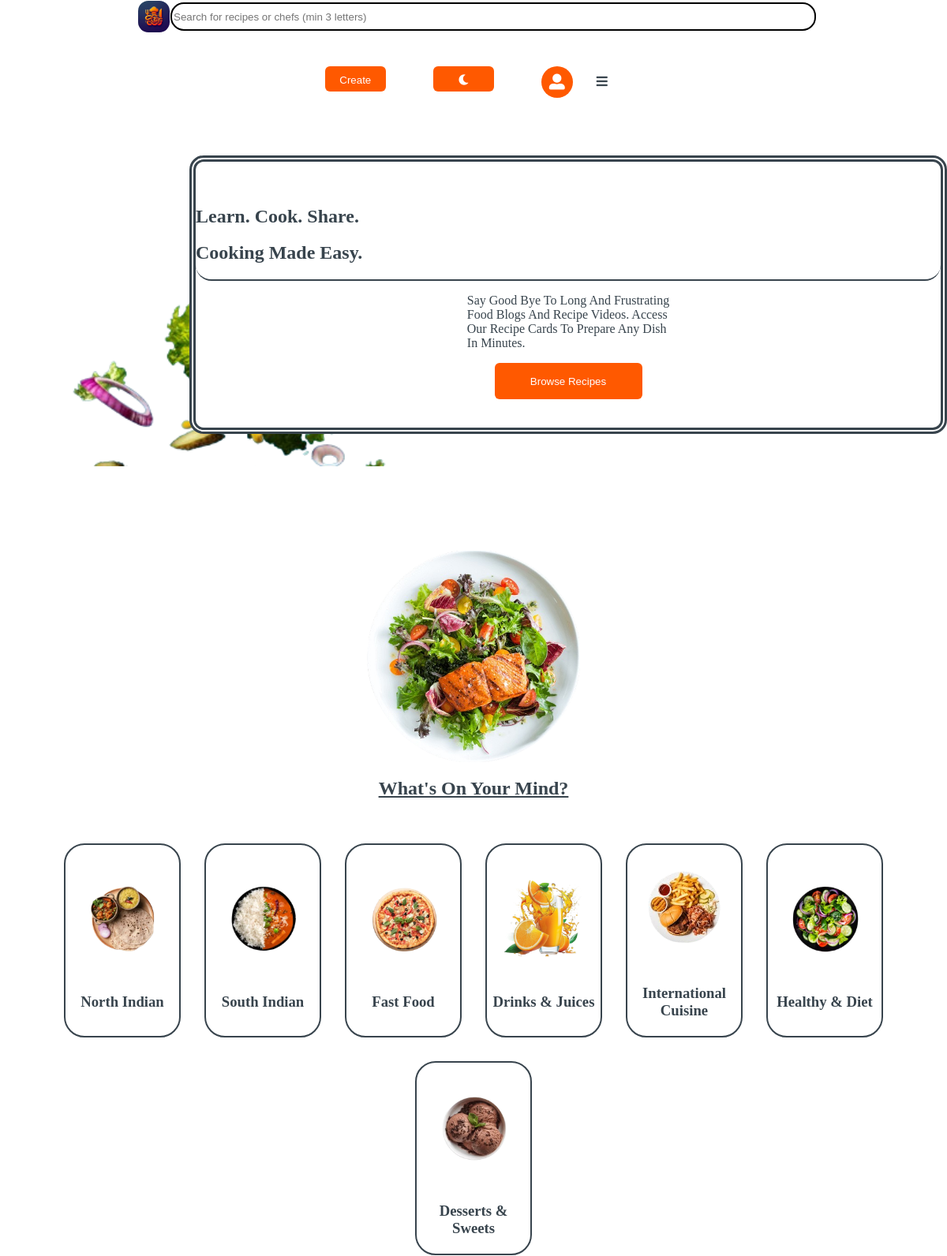
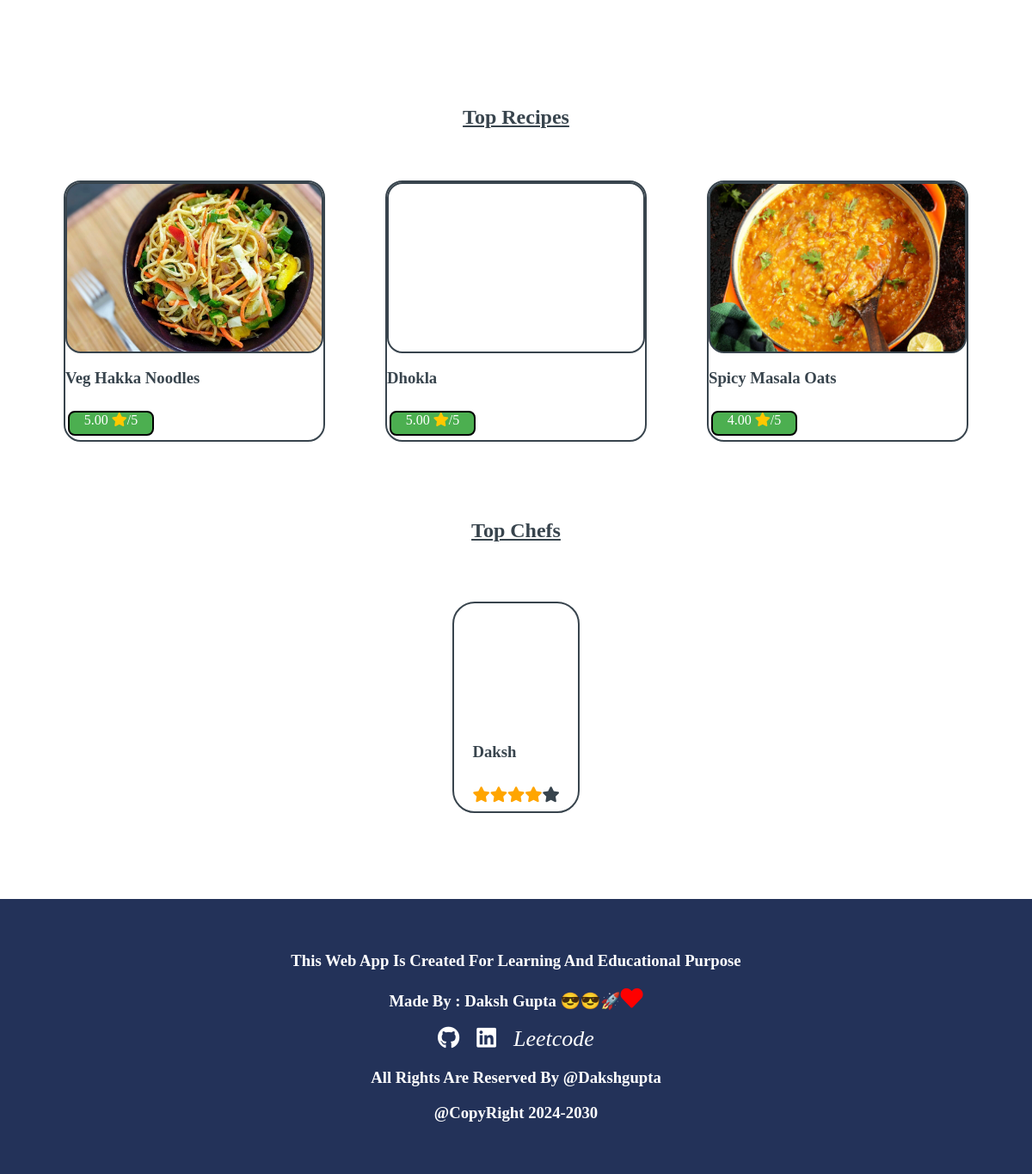
Screenshot of / (signed in) with the database file from the repository (2 pictures, top to bottom).
### RecipeApp/models.py (models this page shows)
class Recipe(models.Model):
    user = models.ForeignKey(User, on_delete=models.CASCADE)
    chef=models.ForeignKey(Chefsprofile, on_delete=models.CASCADE)
    recipe_id = models.UUIDField(primary_key=True, default=uuid.uuid4, editable=False)
    recipe_image = models.ImageField(upload_to=recipe_image_path, default='recipe_images/default_recipe_image.jpg')
    title = models.CharField(max_length=100)
    created_at = models.DateTimeField(auto_now_add=True)
    def average_rating(self):
        average = RecipeRating.objects.filter(recipe=self).aggregate(Avg('rating'))
        return average['rating__avg'] or 0

class Chefsprofile(models.Model):
    user = models.OneToOneField(User, on_delete=models.CASCADE)
    chef_id = models.UUIDField( default=uuid.uuid4, editable=False)
    chef_image = models.ImageField(upload_to=chefsImagePath, default='chefs_images/default_chef_image.jpg')
    name = models.CharField(max_length=100)
    username = models.CharField(primary_key=True, max_length=100,unique=True)
    description=models.TextField(null=True)
    tags=models.CharField(max_length=100,null=True)
    def average_rating(self):
        return self.chefrating_set.aggregate(Avg('rating'))['rating__avg']

### RecipeApp/views.py (the view)
# urls.py: path('', views.index, name='home'),
def index(request):
    chefs = Chefsprofile.objects.all()
    allchefsWithReating = []
    for chef in chefs:
        allchefsWithReating.append({
            'chef': chef,
            'average_rating': chef.average_rating(),
        })
    top_chefs = sorted(allchefsWithReating, key=lambda x: x['average_rating'] if x['average_rating'] is not None else float('-inf'), reverse=True)[:5]
    recipes = Recipe.objects.all()
    allrecipesWithReating = []
    for recipe in recipes:
        if request.user.is_authenticated:
            is_favorited = RecipeFavourite.objects.filter(user=request.user, recipe=recipe, like=True).exists()
        else:
            is_favorited =False
        allrecipesWithReating.append({
            'recipe': recipe,
            'average_rating': recipe.average_rating(),
            'is_favorited': is_favorited,
        })
    top_recipes = sorted(allrecipesWithReating, key=lambda x: x['average_rating'] if x['average_rating'] is not None else float('-inf'), reverse=True)[:3]
    return render(request,'index.html',{'top_chefs': top_chefs , 'top_recipes':top_recipes })

### templates/index.html
{% extends 'base.html' %}
{% block body %}
{% load static %}
<section class=" firstsection " id="Home">
  <div class="home-box">
    <div class="main-text-box">
      <div class="center-box">
        <div class="heading">
          <h1>Learn. Cook. Share.</h1>
          <h1>Cooking Made Easy.</h1>
        </div>
        <p class="typing-effect">Say good bye to long and frustrating<br>
          food blogs and recipe videos. Access
          <br> our recipe cards to prepare any dish<br>
          in minutes.
        </p>
        <Button style="height: 46px; width: 187px;" onclick="location.href='{% url 'Recipespage' %}'" id="signupbutton"
          class="btn">Browse Recipes</Button>
      </div>
    </div>
    <div class="rotate-img-box">
      <div class="img-box">
        <img src="{% static '/images/rotatingimage.png' %}" class="rotate" />
      </div>
    </div>
  </div>
</section>
<section class="section2">
  <div class="category ">
    <h1 style="text-decoration-line: underline;">What's on your mind?</h1><br><br>
    <div class="categorydiv">
      <a href="{% url 'Recipespage' %}?category=North_Indian">
        <div class="category-box-main">
          <div class="category-img-box">
            <img style=" width: 80%;" src="{% static '/images/northIndian.png' %}" alt="no images" />
          </div>
          <div class="category-title">
            <h3 style="text-align: center;">North Indian</h3>
          </div>
        </div>
      </a>
      <a href="{% url 'Recipespage' %}?category=South_Indian">
        <div class="category-box-main">
          <div class="category-img-box">
            <img style=" width: 80%;" src="{% static '/images/southIndian.png' %}" alt="no images" />
          </div>
          <div class="category-title">
            <h3 style="text-align: center;">South Indian</h3>
          </div>
        </div>
      </a>
      <a href="{% url 'Recipespage' %}?category=Fast_Food">
        <div class="category-box-main">
          <div class="category-img-box">
            <img style=" width: 80%;" src="{% static '/images/fastFood.png' %}" alt="no images" />
          </div>
          <div class="category-title">
            <h3 style="text-align: center;">Fast Food</h3>
          </div>
        </div>
      </a>
      <a href="{% url 'Recipespage' %}?category=Drinks_Juices">
        <div class="category-box-main">
          <div class="category-img-box">
            <img style=" width: 80%;" src="{% static '/images/juice.png' %}" alt="no images" />
          </div>
          <div class="category-title">
            <h3 style="text-align: center;">Drinks & Juices</h3>
          </div>
        </div>
      </a>
      <a href="{% url 'Recipespage' %}?category=International_Cuisine">
        <div class="category-box-main">
          <div class="category-img-box">
            <img style=" width: 80%;" src="{% static '/images/international.png' %}" alt="no images" />
          </div>
          <div class="category-title">
            <h3 style="text-align: center;">International Cuisine</h3>
          </div>
        </div>
      </a>
      <a href="{% url 'Recipespage' %}?category=Healthy_Diet">
        <div class="category-box-main">
          <div class="category-img-box">
            <img style=" width: 80%;" src="{% static '/images/healthy.png' %}" alt="no images" />
          </div>
          <div class="category-title">
            <h3 style="text-align: center;">Healthy & Diet</h3>
          </div>
        </div>
      </a>
      <a href="{% url 'Recipespage' %}?category=Desserts_Sweets">
        <div class="category-box-main">
          <div class="category-img-box">
            <img style=" width: 80%;" src="{% static '/images/sweet.png' %}" alt="no images" />
          </div>
          <div class="category-title">
            <h3 style="text-align: center;">Desserts & Sweets</h3>
          </div>
        </div>
      </a>
    </div>
  </div>
  <div id="top-recipe-box-main" class="top-recipe-box-main">
    <h1 style="text-decoration-line: underline;">Top Recipes</h1>
    <div class="top-recipe-box">
      {% if top_recipes %}
      {% for item in top_recipes %}
      <div class="recipebox">
        <a href="{% url 'recipe_detail' item.recipe.pk %}" class="recipe-link">
          <div class="img-container"
            style="background-image: url('{{ MEDIA_URL }}{{ item.recipe.recipe_image.url }}');">
          </div>
          <div class="title-container">
            <h3><b>{{ item.recipe.title }}</b></h3><br>
            <div class="ratingdiv">
              {% if item.average_rating != 0 %}
              {{ item.average_rating|floatformat:2 }}
              <i class="fa fa-star" style="color: #ffc800;"></i>/5
              {% else %}
                No Rating
              {% endif %}
            </div>
          </div>
        </a>
      </div>
      {% endfor %}
      {% else %}
      <h1>No recipes</h1>
      {% endif %}
    </div>
  </div>
  <div id="top-chefs" class="top-chefs">
    <h1 style="text-decoration-line: underline;">Top chefs</h1>
    <div class="top-chef-box-main">
      {% for chefs in top_chefs %}
      <a href="{% url 'chefs_profile' chefs.chef.username %}">
        <div class="top-chef-box">
          <div class="top-chef-img" style="background-image: url('{{ MEDIA_URL }}{{ chefs.chef.chef_image.url }}');">
          </div>
          <div class="top-chef-name">
            <h3>{{ chefs.chef.username }}</h3>
            <div class="star-rating">
              {% if chefs.average_rating is not None %}
              <span style="font-size: large;"
                class="fa fa-star{% if chefs.average_rating >= 1%} checked {% endif %}"></span>
              <span style="font-size: large;"
                class="fa fa-star{% if chefs.average_rating >= 2%} checked {% endif %}"></span>
              <span style="font-size: large;"
                class="fa fa-star{% if chefs.average_rating >= 3%} checked {% endif %}"></span>
              <span style="font-size: large;"
                class="fa fa-star{% if chefs.average_rating >= 4%} checked {% endif %}"></span>
              <span style="font-size: large;"
                class="fa fa-star{% if chefs.average_rating >= 5%} checked {% endif %}"></span>
              {% else %}
              <h6>No rating</h6>
              {% endif %}
            </div>
          </div>
        </div>
      </a>
      {% endfor %}
    </div>
  </div>
</section>
{% endblock body %}

### static/css/style.css (style rules this page uses)
body { --body-color: #38444d; --bg-color: white; background-color: var(--bg-color); text-transform: capitalize; margin: 0; padding: 0; }
html { scroll-behavior: smooth; scrollbar-color: #ff5900 rgb(255, 255, 255); scrollbar-width: thin; }
a { color: var(--body-color); cursor: pointer; }
h1, h2, h3, h4, h5, h6, span { color: var(--body-color); }
.btn { color: white; background-color: #ff5900; border-radius: 6px; height: 32px; width: 77px; }
a { text-decoration: none; }
.home-box { height: 100vh; display: flex; justify-content: center; align-items: center; }
.main-text-box { height: 100%; width: 55%; display: flex; justify-content: left; align-items: center; background-image: url(../images/bgimg.png); background-repeat: no-repeat; background-size: 50%, 100%; }
.center-box { margin: 0% 0% 5% 20%; height: 40%; width: 50%; color: var(--body-color); background-color: var(--bg-color); border: 8px double var(--body-color); border-radius: 18px; display: flex; justify-content: center; align-items: center; flex-direction: column; }
.heading { width: 100%; border-radius: 20px; border-bottom: 2px solid var(--body-color); }
.rotate-img-box { height: 100%; width: 45%; overflow: hidden; display: flex; justify-content: center; align-items: center; }
.img-box { margin-top: 10%; height: 90%; width: 90%; }
.rotate { animation: rotation 8s infinite linear; }
.category { flex-direction: column; display: flex; justify-content: center; align-items: center; }
.categorydiv { display: flex; justify-content: center; align-items: center; flex-direction: row; flex-wrap: wrap; gap: 30px; }
.category-box-main { display: flex; justify-content: center; align-items: center; flex-direction: column; width: 144px; height: 242px; border: 2px solid var(--body-color); border-radius: 26px; }
.category-img-box { width: 100%; height: 65%; justify-content: center; align-items: center; display: flex; }
.top-chefs { display: flex; justify-content: center; align-items: center; flex-direction: column; margin-top: 70px; gap: 50px; }
.top-chef-box-main { display: flex; justify-content: center; align-items: center; gap: 30px; flex-direction: row; flex-wrap: wrap; }
.top-chef-box { display: flex; justify-content: center; align-items: center; flex-direction: column; width: 144px; height: 242px; border: 2px solid var(--body-color); border-radius: 26px; }
.top-chef-img { width: 90%; height: 55%; justify-content: center; align-items: center; display: flex; background-size: cover; border-radius: 50%; }
.top-recipe-box-main { display: flex; justify-content: center; align-items: center; flex-direction: column; padding-top: 104px; gap: 40px; }
.top-recipe-box { display: flex; justify-content: center; align-items: center; gap: 70px; flex-direction: row; flex-wrap: wrap; }
button { display: block; width: 100%; padding: 10px; border: none; border-radius: 130px; background-color: #ff5900; color: #ffffff; cursor: pointer; }
.recipebox { height: 300px; width: 300px; border-radius: 20px; border: 2px solid var(--body-color); transition: transform 0.3s ease; }
.img-container { height: 65%; border-radius: 18px; border: 2px solid var(--body-color); display: flex; justify-content: right; background-size: cover; background-position: center; transition: transform 0.3s ease; }
.title-container { height: 26%; text-align: left; word-wrap: break-word; overflow-wrap: break-word; white-space: normal; }
.ratingdiv { color: white; background-color: #4caf50; height: 32%; width: 32%; border: 2px solid black; border-radius: 8px; text-align: center; margin-top: -10px; margin-left: 3px; }
.checked { color: orange; }
.star-rating { margin-top: 10px; display: inline-flex; }

### static/css/responsive.css (style rules this page uses)
@media only screen and (max-width: 1200px) { .home-box { flex-direction: column; } }
@media only screen and (max-width: 1200px) { .img-box { display: flex; align-items: center; justify-content: center; } }
@media only screen and (max-width: 1200px) { .main-text-box { margin-top: 50px; } }
@media only screen and (max-width: 1200px) { .rotate-img-box { width: 90%; } }
@media only screen and (max-width: 1200px) { .rotate { height: 80%; } }
@media only screen and (max-width: 1200px) { .main-text-box { width: 100%; } }
@media only screen and (max-width: 1200px) { .center-box { height: 90%; width: 90%; } }

### rows the page displays
Recipe: recipe.recipe_image (picture), recipe "Veg Hakka Noodles", average_rating "5.00"
Recipe: recipe "Dhokla", average_rating "5.00"
Recipe: recipe.recipe_image (picture), recipe "Spicy Masala Oats", average_rating "4.00"
Chefsprofile: chef.username "Daksh"
